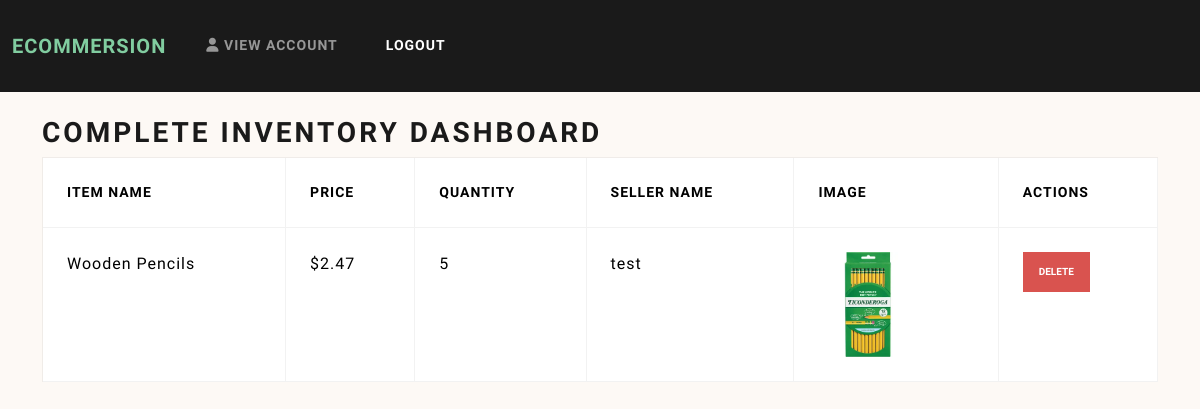
Before: /sellerDashboard (signed in) with the older database file.
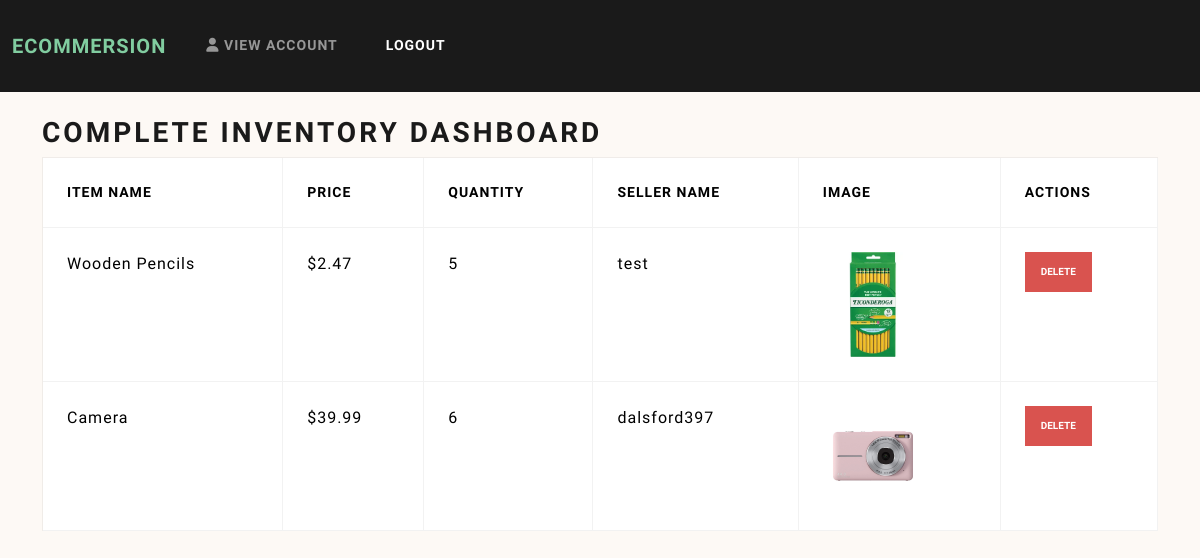
After: the same page with the newer database file.
### models.py (models this page shows, shortened)
class Inventory(db.Model):
    __tablename__ = 'inventory'
    itemID = Column(Integer, primary_key=True)
    title = Column(String(50), nullable=False)
    sellerID = Column(Integer, ForeignKey('users.userID'), nullable=False)
    price = Column(Numeric(10, 2), nullable=False)
    stock = Column(Integer, nullable=False)
    image = Column(String(255), nullable=True)  # Add this line
    description = Column(String(255), nullable=False)

class User(db.Model, UserMixin):
    __tablename__ = 'users'
    userID = Column(Integer, primary_key=True)
    username = Column(String(50), nullable=False)
    password = Column(String(50), nullable=False)
    email = Column(String(50), nullable=False)
    address = Column(String(50), nullable=False)
    city = Column(String(50), nullable=False)
    state = Column(String(50), nullable=False)
    zipCode = Column(String(50), nullable=False)
    isAdmin = Column(Integer, nullable=False)

### main.py (the view)
@app.route('/sellerDashboard', methods=['GET'])
@login_required
def sellerDashboard():
    products = db.session.query(Inventory, User.username)\
        .join(User, Inventory.sellerID == User.userID)\
        .all()
    return render_template('sellerDashboard.html', products=products)

### main.py (called while the page is built)
@login.user_loader
def load_user(id):
    return db.session.get(User, int(id))

### templates/sellerDashboard.html
{% extends "home.html" %}
{% block content %}
<div class="container mt-4">
    <h2>Complete Inventory Dashboard</h2>
    <table class="table table-bordered">
        <thead>
            <tr>
                <th>Item Name</th>
                <th>Price</th>
                <th>Quantity</th>
                <th>Seller Name</th>
                <th>Image</th>
                <th>Actions</th>
            </tr>
        </thead>
        <tbody>
            {% for product, seller_name in products %}
            <tr>
                <td>{{ product.title }}</td>
                <td>${{ "%.2f"|format(product.price) }}</td>
                <td>{{ product.stock }}</td>
                <td>{{ seller_name }}</td>
                <td>
                    <img src="{{ url_for('static', filename=product.image) }}" alt="{{ product.title }}" width="100">
                </td>
                <td>
                    <form action="{{ url_for('deleteInventory', item_id=product.itemID) }}" method="POST" style="display: inline;">
                        <button type="submit" class="btn btn-danger btn-sm" onclick="return confirm('Are you sure you want to delete this item?')">Delete</button>
                    </form>
                </td>
            </tr>
            {% endfor %}
        </tbody>
    </table>
</div>
{% endblock %}

### templates/home.html (shortened to what this page needs)
<!DOCTYPE html>
<html lang="en">
<head>
    <link href="https://cdn.jsdelivr.net/npm/bootswatch@5.3.2/dist/lux/bootstrap.min.css" rel="stylesheet">
    <link href="https://cdnjs.cloudflare.com/ajax/libs/font-awesome/6.4.2/css/all.min.css" rel="stylesheet">
</head>
<body>
    <nav class="navbar navbar-expand-lg navbar-dark bg-primary">
        <div class="container-fluid">
            <a class="navbar-brand" href="/">Ecommersion</a>
            <div class="collapse navbar-collapse" id="navbarNav">
                <ul class="navbar-nav">
                    {% if current_user.is_authenticated %}
                    <li class="nav-item">
                        <a class="nav-link" href="/viewAccount"><i class="fas fa-user"></i> View Account</a>
                    </li>
                    {% endif %}
                    <li class="nav-item">
                        {% if current_user.is_authenticated %}
                        <a class="nav-link active" aria-current="page" href="/logout">Logout</a>
                    </li>
                    {% endif %}
                </ul>
            </div>
        </div>
    </nav>
    {% block content %}{% endblock %}
</body>
</html>

### templates/home.html (style rules this page uses)
body { background-color:rgb(253, 249, 245); }
.navbar-brand { color: rgb(129, 205, 160); }

Changed rows visible on the page:
added Inventory: title "Camera", price "39.99", stock "6", username "dalsford397", image (picture)
